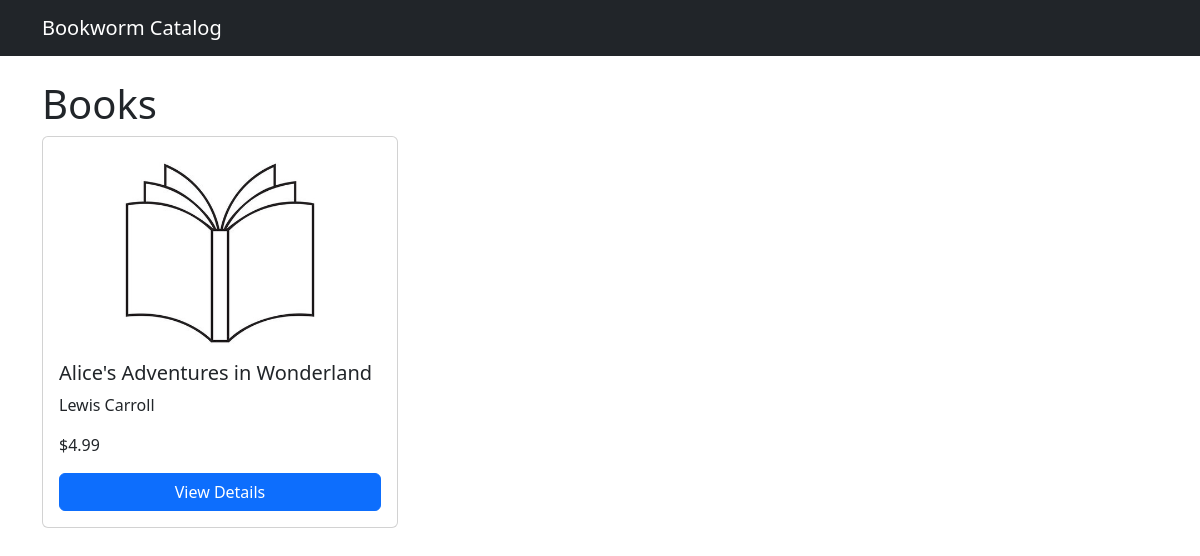
/books/, run on an earlier commit of the app's database.
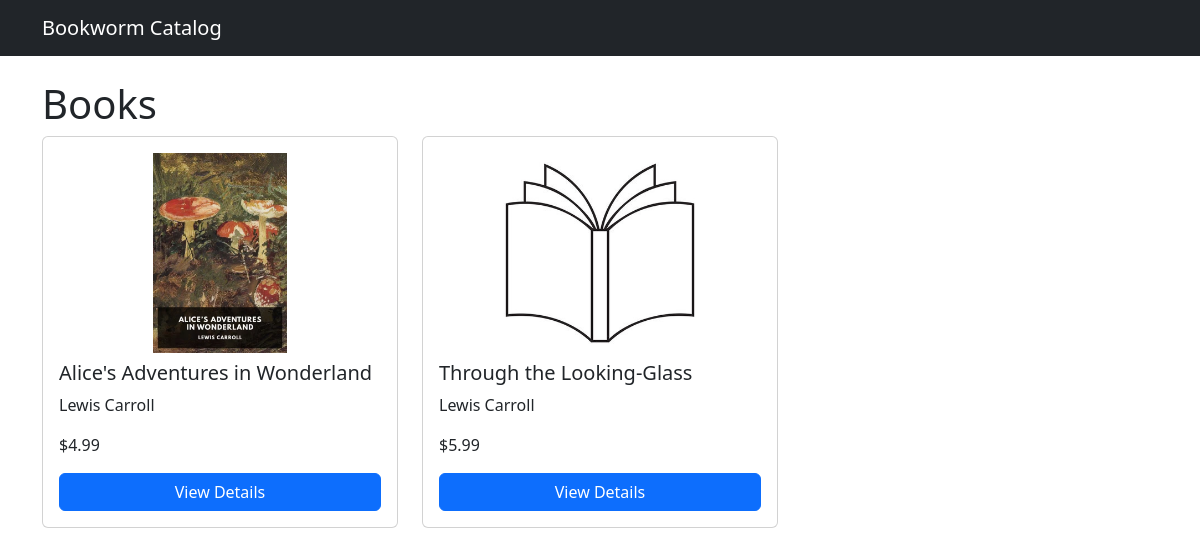
And on a later commit of the database.
### catalog/models.py (models this page shows, shortened)
class StockBook(models.Model):
    details = models.OneToOneField(BookDetails, on_delete=models.CASCADE)
    price = models.DecimalField(max_digits=6, decimal_places=2)
    stock = models.PositiveIntegerField()
    class Meta:
        verbose_name = "Book in stock"
        verbose_name_plural = "Books in stock"

class BookDetails(models.Model):
    title = models.CharField(max_length=255)
    author = models.CharField(max_length=255)
    description = models.CharField(max_length=2047)
    genre = models.CharField(max_length=127)
    cover_img = models.ImageField(
        upload_to="book_covers/", blank=True, null=True
    )
    @property
    def cover_url(self):
        if self.cover_img:
            return self.cover_img.url
        return MEDIA_URL + "placeholder.jpg"
    class Meta:
        verbose_name = "Book details"
        verbose_name_plural = "Book details"

### catalog/views.py (the view)
# urls.py: path("", views.book_list, name="book_list"),
def book_list(request):
    books = StockBook.objects.all()
    return render(request, "catalog/book_list.html", {"books": books})

### catalog/templates/catalog/book_list.html
{% extends "base.html" %}
{% block content %}
<h1>Books</h1>
<div class="row">
    {% for book in books %}
        <div class="col-md-4">
            <div class="card mb-3 p-3">
                <img
                    src="{{ book.details.cover_url }}"
                    alt="{{ book.details.title }}"
                    class="img-fluid mb-2"
                    style="height: 200px; object-fit: contain"
                >
                <h5>{{ book.details.title }}</h5>
                <p>{{ book.details.author }}</p>
                <p>${{ book.price }}</p>
                <a href="/books/{{ book.id }}/" class="btn btn-primary">
                    View Details
                </a>
            </div>
        </div>
    {% endfor %}
</div>
{% endblock %}

### templates/base.html (shortened to what this page needs)
<!DOCTYPE html>
<html>
<head>
    <link href="https://cdn.jsdelivr.net/npm/bootstrap@5.3.0/dist/css/bootstrap.min.css" rel="stylesheet">
</head>
<body>
<nav class="navbar navbar-dark bg-dark">
    <div class="container">
        <a class="navbar-brand" href="/books/">Bookworm Catalog</a>
    </div>
</nav>
<div class="container mt-4">
    {% block content %}
    {% endblock %}
</div>
</body>
</html>

What changed in the data, as far as the page shows it:
changed through a linked row, StockBook "Alice's Adventures in Wonderland": details.cover_url: picture added in place of a placeholder
added StockBook: details "Through the Looking-Glass", details.author "Lewis Carroll", price "5.99"
